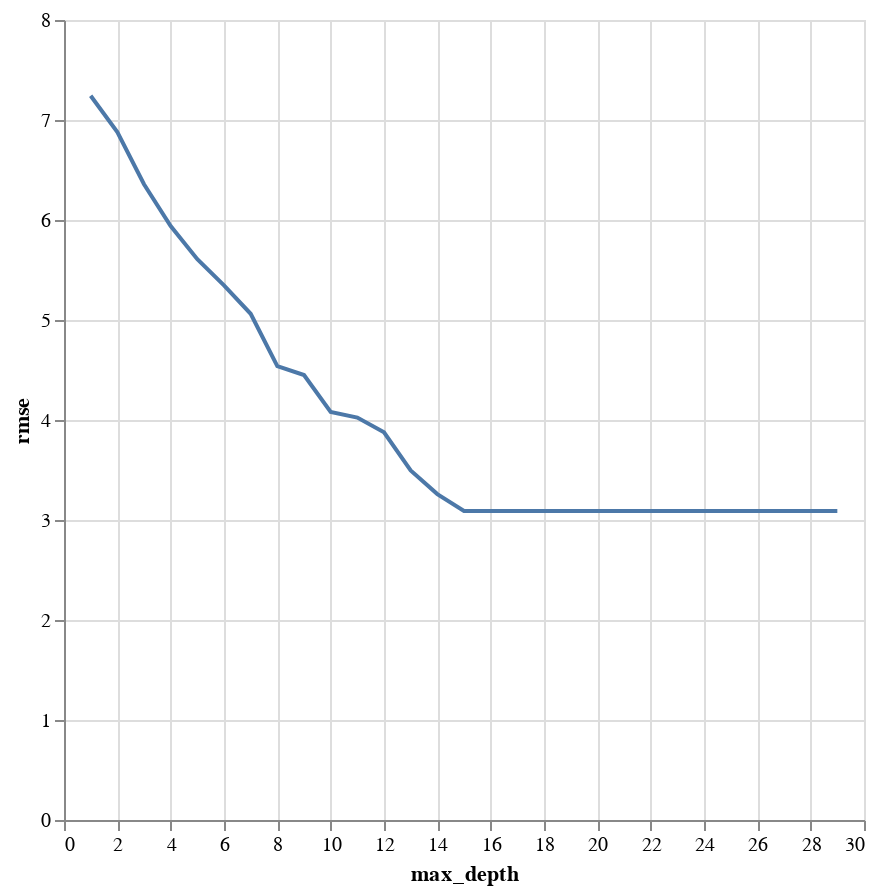

The code cell stored with this chart in its notebook:
### Markdown cell above
### Check tradeoff

### Code cell
rmses_fh = [dec_tree_rmse(
    X_train=X_train,
    X_test=X_test,
    y_train=y_train,
    y_test=y_test,
    params={"max_depth": i}, 
    x_colnames=x_colnames_fh)
            [0] for i in max_depths]
plot_max_depth_rmse(max_depths, rmses_fh)

### Figure 1 — Vega-Lite specification as saved in the notebook (floating-point values rounded to 4 significant figures)
{"config": {"view": {"continuousWidth": 300, "continuousHeight": 300}}, "data": {"name": "data-33522dc4e35f77d5045f72838fb1cad7"}, "mark": {"type": "line"}, "encoding": {"x": {"field": "max_depth", "type": "quantitative"}, "y": {"field": "rmse", "type": "quantitative"}}, "height": 400, "params": [{"name": "param_6", "select": {"type": "interval", "encodings": ["x", "y"]}, "bind": "scales"}], "width": 400, "$schema": "https://vega.github.io/schema/vega-lite/v5.16.3.json", "datasets": {"data-33522dc4e35f77d5045f72838fb1cad7": [{"max_depth": 1, "rmse": 7.242}, {"max_depth": 2, "rmse": 6.879}, {"max_depth": 3, "rmse": 6.357}, {"max_depth": 4, "rmse": 5.94}, {"max_depth": 5, "rmse": 5.608}, {"max_depth": 6, "rmse": 5.346}, {"max_depth": 7, "rmse": 5.062}, {"max_depth": 8, "rmse": 4.539}, {"max_depth": 9, "rmse": 4.45}, {"max_depth": 10, "rmse": 4.081}, {"max_depth": 11, "rmse": 4.025}, {"max_depth": 12, "rmse": 3.876}, {"max_depth": 13, "rmse": 3.495}, {"max_depth": 14, "rmse": 3.259}, {"max_depth": 15, "rmse": 3.09}, {"max_depth": 16, "rmse": 3.09}, {"max_depth": 17, "rmse": 3.09}, {"max_depth": 18, "rmse": 3.09}, {"max_depth": 19, "rmse": 3.09}, {"max_depth": 20, "rmse": 3.09}, {"max_depth": 21, "rmse": 3.09}, {"max_depth": 22, "rmse": 3.09}, {"max_depth": 23, "rmse": 3.09}, {"max_depth": 24, "rmse": 3.09}, {"max_depth": 25, "rmse": 3.09}, {"max_depth": 26, "rmse": 3.09}, {"max_depth": 27, "rmse": 3.09}, {"max_depth": 28, "rmse": 3.09}, {"max_depth": 29, "rmse": 3.09}]}}
